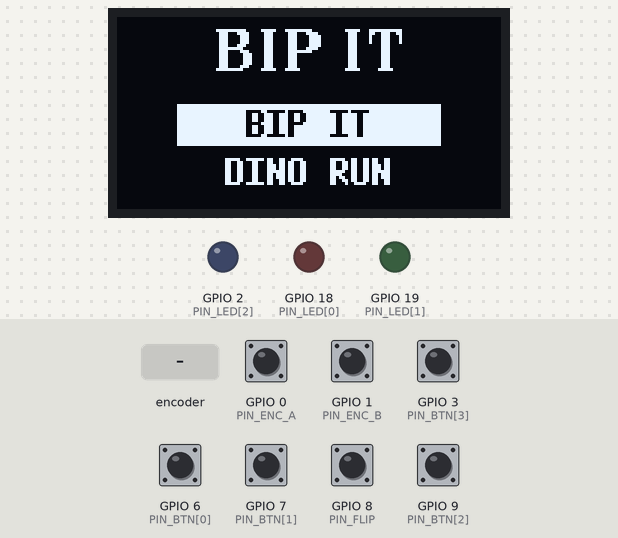
This sketch was run on a simulated ESP32-C3. Shown: 128×64 one-colour display, output pins drawn as LEDs (lit = HIGH). The test bench sets the inputs (shaded band); at power-on: GPIO 0 (PIN_ENC_A), GPIO 1 (PIN_ENC_B), GPIO 3 (PIN_BTN[3]), GPIO 6 (PIN_BTN[0]), GPIO 7 (PIN_BTN[1]), GPIO 8 (PIN_FLIP), GPIO 9 (PIN_BTN[2]) HIGH. Random numbers use the default seed unless the sketch sets one.

Above: at 1.5 s.
1.6 s: GPIO 3 (PIN_BTN[3]) pulled LOW for 0.15 s
At 2.3 s:
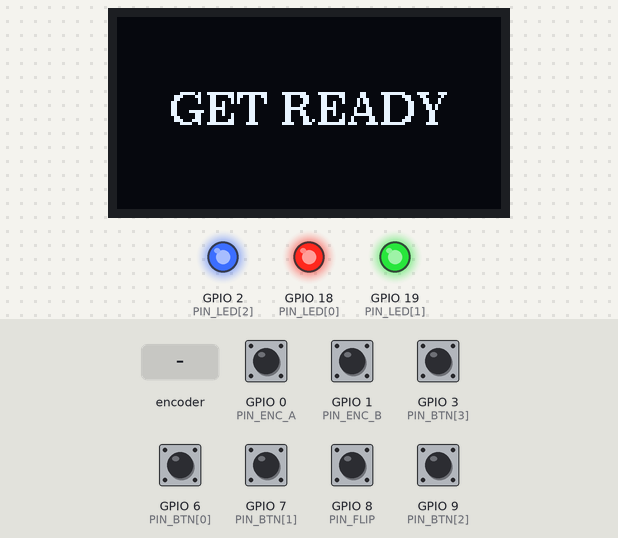
4.4 s: GPIO 6 (PIN_BTN[0]) pulled LOW for 0.15 s
At 4.92 s:
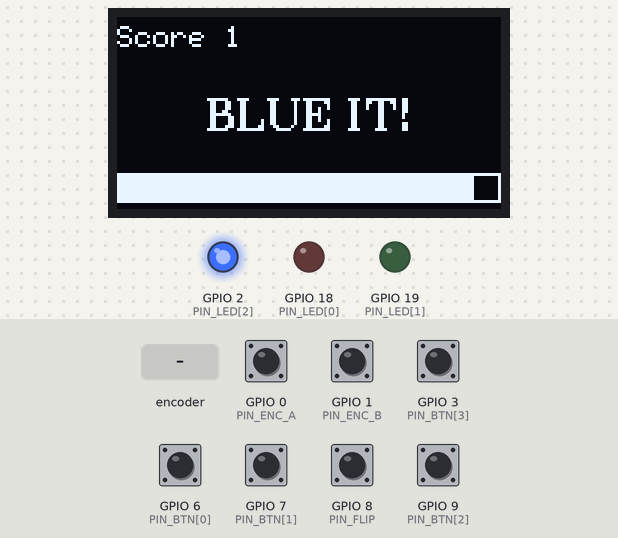
5.1 s: GPIO 9 (PIN_BTN[2]) pulled LOW for 0.15 s
At 5.56 s:
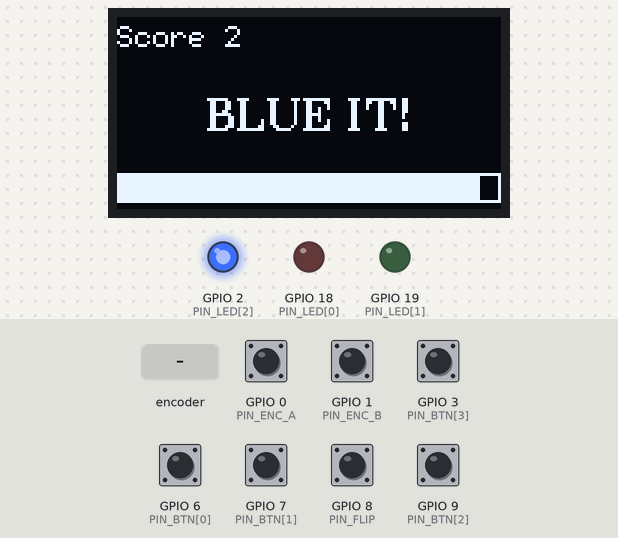
5.8 s: GPIO 9 (PIN_BTN[2]) pulled LOW for 1 s
At 6.32 s:
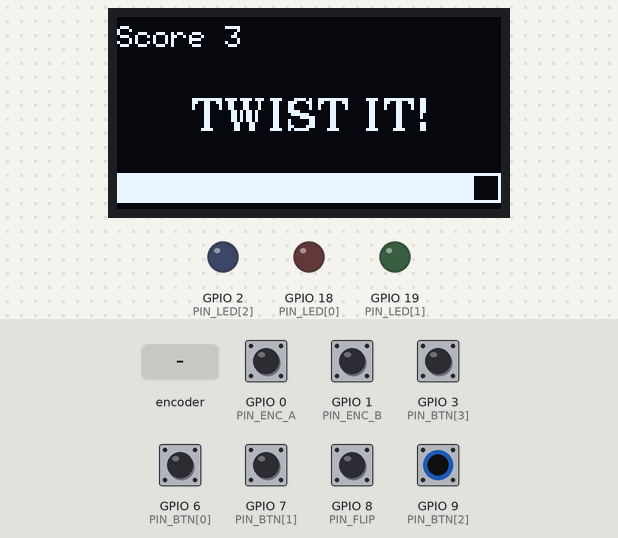
7.4 s: rotary encoder on GPIO 0 (PIN_ENC_A) / GPIO 1 (PIN_ENC_B) turned 1 step (first pin leading)
At 7.94 s:
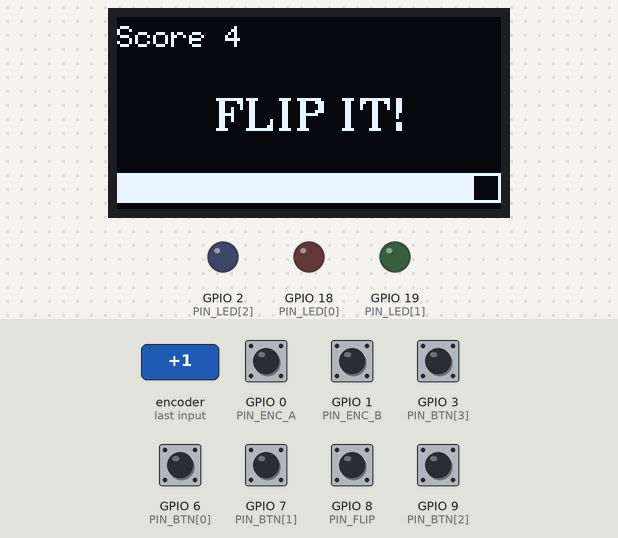
10.2 s: GPIO 8 (PIN_FLIP) pulled LOW for 1 s
At 11.6 s:
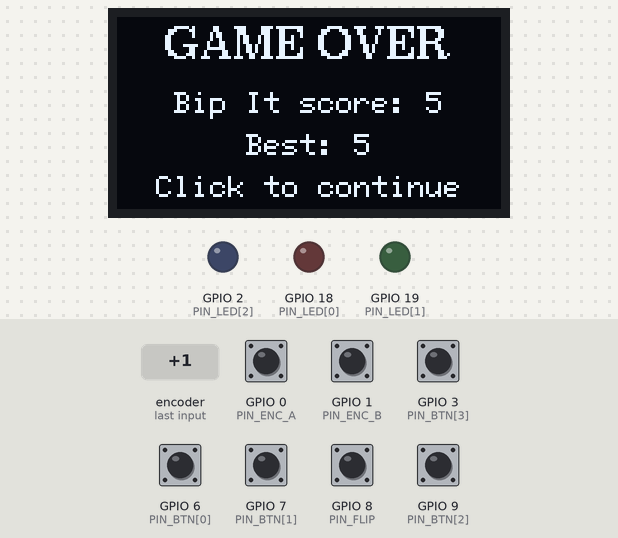
Timing chart, 0 to 13.2 s (numbered marks = the images above; inputs shaded):
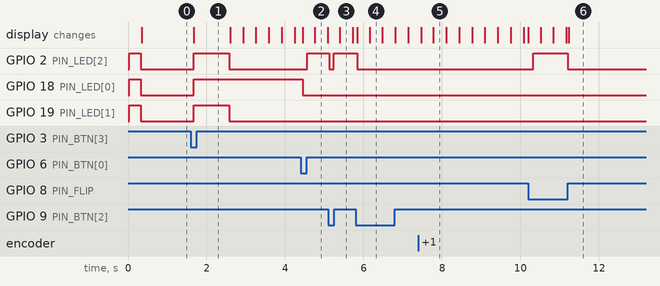

The sketch:

firmware1.ino
```cpp
#include <Arduino.h>
#include <Wire.h>
#include <U8g2lib.h>

// ---------------- Pins ----------------
const uint8_t PIN_SDA    = 4;
const uint8_t PIN_SCL    = 5;
const uint8_t PIN_ENC_A  = 0;   // encoder CLK
const uint8_t PIN_ENC_B  = 1;   // encoder DT
const uint8_t PIN_FLIP   = 8;   // flip (slide) switch
// Buttons: 0 = red, 1 = green, 2 = blue, 3 = encoder click
const uint8_t PIN_BTN[4] = {6, 7, 9, 3};
const uint8_t PIN_LED[3] = {18, 19, 2};  // red, green, blue

const char* COLOR_NAME[3] = {"RED", "GREEN", "BLUE"};

// If you must turn the encoder twice per step in Wokwi, change 4 to 2
const int ENC_TICKS_PER_STEP = 4;

U8G2_SSD1306_128X64_NONAME_F_HW_I2C u8g2(U8G2_R0, U8X8_PIN_NONE);

// ---------------- Rotary encoder ----------------
volatile int32_t encCount = 0;
volatile uint8_t encPrev  = 0;
static const DRAM_ATTR int8_t ENC_TABLE[16] = {0, -1, 1, 0, 1, 0, 0, -1, -1, 0, 0, 1, 0, 1, -1, 0};

void IRAM_ATTR encISR() {
  encPrev = ((encPrev << 2) | (digitalRead(PIN_ENC_A) << 1) | digitalRead(PIN_ENC_B)) & 0x0F;
  encCount += ENC_TABLE[encPrev];
}

int readEncSteps() {
  int result = 0;
  noInterrupts();
  if (encCount >= ENC_TICKS_PER_STEP)       { encCount -= ENC_TICKS_PER_STEP; result = 1; }
  else if (encCount <= -ENC_TICKS_PER_STEP) { encCount += ENC_TICKS_PER_STEP; result = -1; }
  interrupts();
  return result;
}

// ---------------- Buttons ----------------
bool     btnStable[4], btnRaw[4], btnEdge[4];
uint32_t btnTime[4];

void updateButtons() {
  uint32_t now = millis();
  for (int i = 0; i < 4; i++) {
    bool raw = (digitalRead(PIN_BTN[i]) == LOW);
    if (raw != btnRaw[i]) { btnRaw[i] = raw; btnTime[i] = now; }
    if ((now - btnTime[i]) > 20 && raw != btnStable[i]) {
      btnStable[i] = raw;
      if (raw) btnEdge[i] = true;
    }
  }
}

bool pressed(int i) {
  bool e = btnEdge[i];
  btnEdge[i] = false;
  return e;
}

void clearInputs() {
  for (int i = 0; i < 4; i++) btnEdge[i] = false;
  noInterrupts(); encCount = 0; interrupts();
}

// ---------------- LEDs ----------------
void setLeds(int which) {   // 0..2 = one LED, -1 = all off, 3 = all on
  for (int i = 0; i < 3; i++) {
    bool on = (which == 3) || (which == i);
    digitalWrite(PIN_LED[i], on ? HIGH : LOW);
  }
}

// ---------------- Drawing helpers ----------------
void drawCentered(const char* text, int y) {
  int w = u8g2.getStrWidth(text);
  u8g2.drawStr((128 - w) / 2, y, text);
}

void showGameOver(const char* title, int score, int best) {
  setLeds(-1);
  u8g2.clearBuffer();
  u8g2.setFont(u8g2_font_ncenB10_tr);
  drawCentered("GAME OVER", 14);
  u8g2.setFont(u8g2_font_6x12_tr);
  char buf[24];
  snprintf(buf, sizeof(buf), "%s score: %d", title, score);
  drawCentered(buf, 32);
  snprintf(buf, sizeof(buf), "Best: %d", best);
  drawCentered(buf, 46);
  drawCentered("Click to continue", 60);
  u8g2.sendBuffer();

  delay(400);
  clearInputs();
  while (true) {
    updateButtons();
    if (pressed(3)) break;
    delay(5);
  }
  clearInputs();
}

// ---------------- Game 1: BIP IT ----------------
int bestBip = 0;

void playBip() {
  int score = 0;
  uint32_t timeLimit = 3000;
  bool flipLast = (digitalRead(PIN_FLIP) == LOW);

  u8g2.clearBuffer();
  u8g2.setFont(u8g2_font_ncenB10_tr);
  drawCentered("GET READY", 36);
  u8g2.sendBuffer();
  setLeds(3);
  delay(900);
  setLeds(-1);
  clearInputs();

  while (true) {
    int cmd = random(5);   // 0-2 colours, 3 flip, 4 twist
    char label[16];
    if (cmd < 3)       snprintf(label, sizeof(label), "%s IT!", COLOR_NAME[cmd]);
    else if (cmd == 3) snprintf(label, sizeof(label), "FLIP IT!");
    else               snprintf(label, sizeof(label), "TWIST IT!");

    setLeds(cmd < 3 ? cmd : -1);
    clearInputs();

    uint32_t start = millis();
    uint32_t lastDraw = 0;
    bool ok = false, fail = false;

    while (!ok && !fail) {
      uint32_t now = millis();
      uint32_t elapsed = now - start;
      if (elapsed >= timeLimit) { fail = true; break; }

      updateButtons();
      for (int i = 0; i < 3; i++) {
        if (pressed(i)) { if (cmd == i) ok = true; else fail = true; }
      }
      pressed(3);

      if (readEncSteps() != 0) { if (cmd == 4) ok = true; else fail = true; }

      bool flipNow = (digitalRead(PIN_FLIP) == LOW);
      if (flipNow != flipLast) {
        flipLast = flipNow;
        if (cmd == 3) ok = true; else fail = true;
      }

      if (now - lastDraw > 40) {
        lastDraw = now;
        u8g2.clearBuffer();
        u8g2.setFont(u8g2_font_6x12_tr);
        char sc[16];
        snprintf(sc, sizeof(sc), "Score %d", score);
        u8g2.drawStr(0, 10, sc);
        u8g2.setFont(u8g2_font_ncenB10_tr);
        drawCentered(label, 38);
        int barW = (int)(126UL * (timeLimit - elapsed) / timeLimit);
        u8g2.drawFrame(0, 52, 128, 10);
        u8g2.drawBox(1, 53, barW, 8);
        u8g2.sendBuffer();
      }
    }

    if (!ok) break;

    score++;
    timeLimit = (score * 80 >= 2200) ? 800 : (3000 - score * 80);
    setLeds(-1);
    delay(120);
  }

  if (score > bestBip) bestBip = score;
  showGameOver("Bip It", score, bestBip);
}

// ---------------- Game 2: DINO RUN ----------------
int bestDino = 0;

void drawDino(int x, int groundY, float h, bool legFrame) {
  int top = groundY - 12 - (int)h;
  u8g2.drawBox(x, top + 2, 8, 8);
  u8g2.drawBox(x + 4, top, 6, 5);
  u8g2.setDrawColor(0);
  u8g2.drawPixel(x + 8, top + 1);
  u8g2.setDrawColor(1);
  if (h > 0.5f || legFrame) {
    u8g2.drawVLine(x + 2, top + 10, 2);
    u8g2.drawVLine(x + 6, top + 10, 1);
  } else {
    u8g2.drawVLine(x + 2, top + 10, 1);
    u8g2.drawVLine(x + 6, top + 10, 2);
  }
}

void drawCactus(int x, int groundY, int w, int h) {
  u8g2.drawBox(x + w / 2 - 1, groundY - h, 3, h);
  u8g2.drawBox(x, groundY - h + 3, w / 2, 2);
  u8g2.drawBox(x + w / 2 + 2, groundY - h + 5, w / 2, 2);
}

void playDino() {
  const int GROUND = 54;
  const int DINO_X = 10;
  float h = 0, vy = 0;
  float cx = 140; int cw = 7, ch = 12;
  float speed = 2.5f;
  uint32_t frame = 0;
  int score = 0;

  clearInputs();
  uint32_t lastFrame = millis();

  while (true) {
    uint32_t now = millis();
    if (now - lastFrame < 30) { updateButtons(); continue; }
    lastFrame = now;
    frame++;

    updateButtons();
    bool jump = pressed(0) | pressed(1) | pressed(2) | pressed(3);
    readEncSteps();
    if (jump && h <= 0.01f) vy = 5.5f;

    h += vy;
    vy -= 0.6f;
    if (h < 0) { h = 0; vy = 0; }

    cx -= speed;
    if (cx < -cw) {
      cx = 128 + random(10, 70);
      cw = random(5, 9);
      ch = random(9, 15);
    }

    score = frame / 4;
    speed = 2.5f + min(2.5f, score / 200.0f);

    int dinoTop = GROUND - 12 - (int)h;
    int dinoBottom = GROUND - (int)h;
    bool hitX = (DINO_X + 9 > (int)cx + 1) && (DINO_X + 1 < (int)cx + cw);
    bool hitY = (dinoBottom > GROUND - ch + 1) && (dinoTop < GROUND);
    if (hitX && hitY) break;

    u8g2.clearBuffer();
    u8g2.drawHLine(0, GROUND, 128);
    for (int i = 0; i < 5; i++) {
      int gx = (int)(128 - ((frame * (int)speed + i * 29) % 128));
      u8g2.drawPixel(gx, GROUND + 3 + (i % 3) * 2);
    }
    drawDino(DINO_X, GROUND, h, (frame / 4) % 2);
    drawCactus((int)cx, GROUND, cw, ch);
    u8g2.setFont(u8g2_font_6x12_tr);
    char sc[16];
    snprintf(sc, sizeof(sc), "%05d", score);
    u8g2.drawStr(92, 10, sc);
    u8g2.sendBuffer();
  }

  if (score > bestDino) bestDino = score;
  showGameOver("Dino", score, bestDino);
}

// ---------------- Menu ----------------
void runMenu() {
  const char* items[2] = {"BIP IT", "DINO RUN"};
  int sel = 0;
  clearInputs();

  while (true) {
    updateButtons();
    int s = readEncSteps();
    if (s != 0) sel = (sel + s + 2) % 2;
    if (pressed(3)) break;
    pressed(0); pressed(1); pressed(2);

    u8g2.clearBuffer();
    u8g2.setFont(u8g2_font_ncenB14_tr);
    drawCentered("BIP IT", 18);
    u8g2.setFont(u8g2_font_7x13B_tr);
    for (int i = 0; i < 2; i++) {
      int y = 40 + i * 16;
      if (i == sel) {
        u8g2.drawBox(20, y - 11, 88, 14);
        u8g2.setDrawColor(0);
        drawCentered(items[i], y);
        u8g2.setDrawColor(1);
      } else {
        drawCentered(items[i], y);
      }
    }
    u8g2.sendBuffer();
    delay(20);
  }

  if (sel == 0) playBip();
  else          playDino();
}

// ---------------- Setup / loop ----------------
void setup() {
  for (int i = 0; i < 4; i++) pinMode(PIN_BTN[i], INPUT_PULLUP);
  for (int i = 0; i < 3; i++) { pinMode(PIN_LED[i], OUTPUT); digitalWrite(PIN_LED[i], LOW); }
  pinMode(PIN_FLIP, INPUT_PULLUP);
  pinMode(PIN_ENC_A, INPUT_PULLUP);
  pinMode(PIN_ENC_B, INPUT_PULLUP);

  encPrev = (digitalRead(PIN_ENC_A) << 1) | digitalRead(PIN_ENC_B);
  attachInterrupt(digitalPinToInterrupt(PIN_ENC_A), encISR, CHANGE);
  attachInterrupt(digitalPinToInterrupt(PIN_ENC_B), encISR, CHANGE);

  Wire.setPins(PIN_SDA, PIN_SCL);
  u8g2.begin();
  u8g2.setBusClock(400000);

  randomSeed(micros() ^ analogRead(PIN_BTN[0]));

  setLeds(3); delay(300); setLeds(-1);
}

void loop() {
  runMenu();
}
```

Measured:
- after the input at 1.6 s, GPIO 2 (PIN_LED[2]), GPIO 19 (PIN_LED[1]): LOW → HIGH after 0.08 s, → LOW 0.90 s later; GPIO 18 (PIN_LED[0]): LOW → HIGH after 0.08 s; the display: changes after 0.08 s (image 1)
- after the input at 4.4 s, GPIO 2 (PIN_LED[2]): LOW → HIGH after 0.17 s; GPIO 18 (PIN_LED[0]): HIGH → LOW after 0.05 s
- after the input at 5.1 s, GPIO 2 (PIN_LED[2]): HIGH → LOW at once, → HIGH 0.12 s later
- after the input at 5.8 s, GPIO 2 (PIN_LED[2]): HIGH → LOW after 0.05 s
- after the input at 10.2 s, GPIO 2 (PIN_LED[2]): LOW → HIGH after 0.12 s, → LOW 0.89 s later
